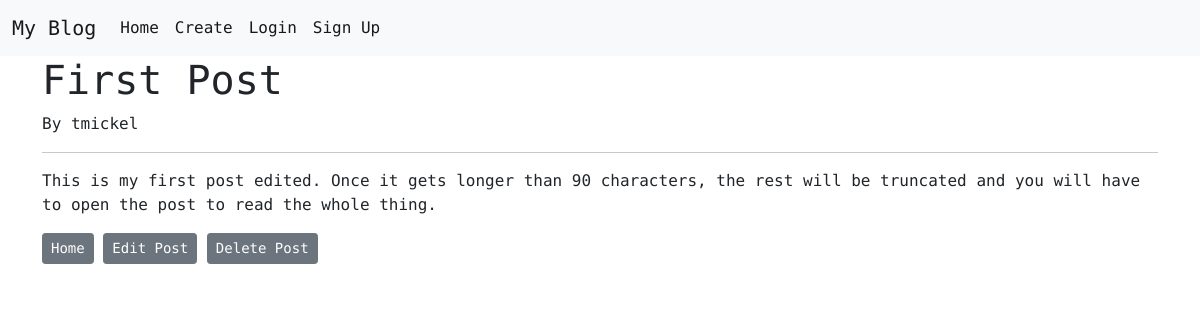
The app's page /posts/1/ with its own data.
### blog/models.py (models this page shows, shortened)
class Post(models.Model):
    title = models.CharField(max_length=200)
    author = models.ForeignKey("auth.User", on_delete=models.CASCADE)
    body = models.TextField()

### blog/views.py (the view)
# urls.py: path("posts/<int:pk>/", BlogDetailView.as_view(), name="post_detail"),
class BlogDetailView(DetailView):
    model = Post
    template_name = "post_detail.html"

### templates/post_detail.html (shortened to what this page needs)
{% extends 'base.html' %}
{% block content %}
    <div class="container">
        <div class="post_entry">
            <h1>{{ post.title }}</h1>
            <p>By {{ post.author }}</p>
            <hr>
            <p>{{ post.body }}</p>
            <a class="btn btn-secondary btn-sm" href="{% url 'home' %}">Home</a>
            <a class="btn btn-secondary btn-sm" href="{% url 'post_edit' post.pk %}">Edit Post</a>
            <a class="btn btn-secondary btn-sm" href="{% url 'post_delete' post.pk %}">Delete Post</a>
        </div>
    </div>
{% endblock content %}

### static/css/base.css (style rules this page uses)
body { font-family: 'Roboto Mono', monospace; font-weight: 300; }

### records on screen
Post: title "First Post", author "tmickel", body "This is my first post edited. Once it gets longer than 90 characters, the rest will be truncated and you will have to open the post to read the whole thing."
